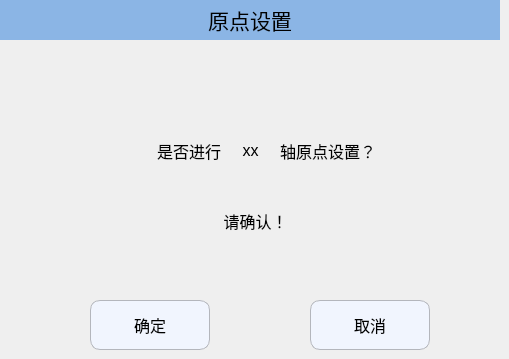
   <widget class="QWidget" name="page_14">
    <widget class="QLabel" name="label_94">
     <property name="geometry">
      <rect>
       <x>180</x>
       <y>200</y>
       <width>151</width>
       <height>41</height>
      </rect>
     </property>
     <property name="font">
      <font>
       <pointsize>12</pointsize>
      </font>
     </property>
     <property name="text">
      <string>请确认！</string>
     </property>
     <property name="alignment">
      <set>Qt::AlignCenter</set>
     </property>
    </widget>
    <widget class="QPushButton" name="Btn_originSetCancel">
     <property name="geometry">
      <rect>
       <x>310</x>
       <y>300</y>
       <width>120</width>
       <height>50</height>
      </rect>
     </property>
     <property name="minimumSize">
      <size>
       <width>120</width>
       <height>50</height>
      </size>
     </property>
     <property name="maximumSize">
      <size>
       <width>120</width>
       <height>50</height>
      </size>
     </property>
     <property name="font">
      <font>
       <pointsize>12</pointsize>
      </font>
     </property>
     <property name="styleSheet">
      <string notr="true">QPushButton
{
    background-color:#F1F5FE;
    border-style:solid; /*边框风格*/
    border-width:1px;/*边框宽度*/
    border-color:#B4B6BC; /*边框颜色*/
    border-radius:10px; /*边框倒角*/
}
QPushButton:pressed
{
    border-style:outset; /*边框风格*/
    background-color:qlineargradient(x1: 0, y1: 0, x2: 0, y2: 1, stop:0 #00befa, stop: 1 #0160ea);/*背景色*/
    border-width:1px;/*边框宽度*/
    border-color:#0055ff; /*边框颜色*/
    border-radius:10px; /*边框倒角*/
}</string>
     </property>
     <property name="text">
      <string>取消</string>
     </property>
     <property name="icon">
      <iconset resource="../resource.qrc">
       <normaloff>:/ManualPage/manualpage_images/cancel.png</normaloff>:/ManualPage/manualpage_images/cancel.png</iconset>
     </property>
     <property name="iconSize">
      <size>
       <width>30</width>
       <height>30</height>
      </size>
     </property>
    </widget>
    <widget class="QLabel" name="label_95">
     <property name="geometry">
      <rect>
       <x>230</x>
       <y>70</y>
       <width>40</width>
       <height>40</height>
      </rect>
     </property>
     <property name="minimumSize">
      <size>
       <width>40</width>
       <height>40</height>
      </size>
     </property>
     <property name="maximumSize">
      <size>
       <width>40</width>
       <height>40</height>
      </size>
     </property>
     <property name="text">
      <string/>
     </property>
     <property name="pixmap">
      <pixmap resource="../resource.qrc">:/RunPage/runpage_images/alarm.png</pixmap>
     </property>
    </widget>
    <widget class="QLabel" name="label_96">
     <property name="geometry">
      <rect>
       <x>100</x>
       <y>130</y>
       <width>121</width>
       <height>41</height>
      </rect>
     </property>
     <property name="font">
      <font>
       <pointsize>12</pointsize>
      </font>
     </property>
     <property name="text">
      <string>是否进行</string>
     </property>
     <property name="alignment">
      <set>Qt::AlignRight|Qt::AlignTrailing|Qt::AlignVCenter</set>
     </property>
    </widget>
    <widget class="QLabel" name="label_97">
     <property name="geometry">
      <rect>
       <x>280</x>
       <y>130</y>
       <width>151</width>
       <height>41</height>
      </rect>
     </property>
     <property name="font">
      <font>
       <pointsize>12</pointsize>
      </font>
     </property>
     <property name="text">
      <string>轴原点设置？</string>
     </property>
     <property name="alignment">
      <set>Qt::AlignLeading|Qt::AlignLeft|Qt::AlignVCenter</set>
     </property>
    </widget>
    <widget class="QPushButton" name="Btn_originSetOK">
     <property name="geometry">
      <rect>
       <x>90</x>
       <y>300</y>
       <width>120</width>
       <height>50</height>
      </rect>
     </property>
     <property name="minimumSize">
      <size>
       <width>120</width>
       <height>50</height>
      </size>
     </property>
     <property name="maximumSize">
      <size>
       <width>120</width>
       <height>50</height>
      </size>
     </property>
     <property name="font">
      <font>
       <pointsize>12</pointsize>
      </font>
     </property>
     <property name="styleSheet">
      <string notr="true">QPushButton
{
    background-color:#F1F5FE;
    border-style:solid; /*边框风格*/
    border-width:1px;/*边框宽度*/
    border-color:#B4B6BC; /*边框颜色*/
    border-radius:10px; /*边框倒角*/
}
QPushButton:pressed
{
    border-style:outset; /*边框风格*/
    background-color:qlineargradient(x1: 0, y1: 0, x2: 0, y2: 1, stop:0 #00befa, stop: 1 #0160ea);/*背景色*/
    border-width:1px;/*边框宽度*/
    border-color:#0055ff; /*边框颜色*/
    border-radius:10px; /*边框倒角*/
}</string>
     </property>
     <property name="text">
      <string>确定</string>
     </property>
     <property name="icon">
      <iconset resource="../resource.qrc">
       <normaloff>:/ManualPage/manualpage_images/ok.png</normaloff>:/ManualPage/manualpage_images/ok.png</iconset>
     </property>
     <property name="iconSize">
      <size>
       <width>40</width>
       <height>40</height>
      </size>
     </property>
    </widget>
    <widget class="QLabel" name="label_98">
     <property name="geometry">
      <rect>
       <x>0</x>
       <y>0</y>
       <width>500</width>
       <height>40</height>
      </rect>
     </property>
     <property name="minimumSize">
      <size>
       <width>500</width>
       <height>40</height>
      </size>
     </property>
     <property name="maximumSize">
      <size>
       <width>500</width>
       <height>30</height>
      </size>
     </property>
     <property name="font">
      <font>
       <pointsize>16</pointsize>
      </font>
     </property>
     <property name="styleSheet">
      <string notr="true">QLabel{background-color:#8BB5E5;}</string>
     </property>
     <property name="text">
      <string>原点设置</string>
     </property>
     <property name="alignment">
      <set>Qt::AlignCenter</set>
     </property>
    </widget>
    <widget class="QLabel" name="label_axisOriginSet">
     <property name="geometry">
      <rect>
       <x>230</x>
       <y>130</y>
       <width>41</width>
       <height>41</height>
      </rect>
     </property>
     <property name="font">
      <font>
       <pointsize>12</pointsize>
      </font>
     </property>
     <property name="text">
      <string>xx</string>
     </property>
     <property name="alignment">
      <set>Qt::AlignCenter</set>
     </property>
    </widget>
   </widget>
